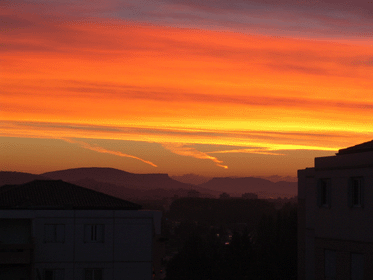
%> input picture KomputerowePO/zaj7/Victoire.tif, 373 x 280 px
$ octave zad1.m   (GNU Octave 9; MATLAB toolbox functions it lacks are replaced by stand-ins)
%> lines starting %> are read from the running program, lines starting %| are printed output that depends on the picture
[L1,map1]=imread('Victoire.tif');
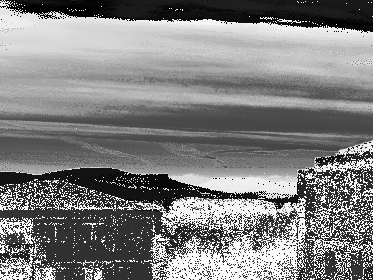
%> L1: size 280x373 uint8; min 0, max 255, mean 128.1
%> map1 = 256 rows, first 12: [0.537 0.278 0.282; 0.576 0.31 0.314; 0.553 0.302 0.31; 0.243 0.133 0.137; 0.576 0.333 0.341; 0.549 0.325 0.333; 0.557 0.357 0.365; 0.278 0.137 0.145; 0.149 0.0745 0.0784; 0.259 0.133 0.141; 0.518 0.322 0.333; 0.576 0.384 0.396]
L1=ind2rgb(L1,map1);
%> L1: size 280x373x3 double
figure;
imshow(L1);
L1r=L1(:,:,1);
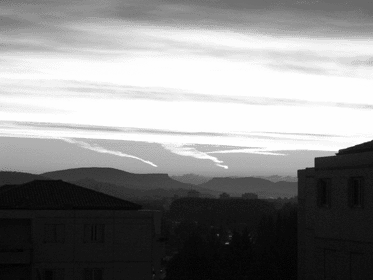
%> L1r: size 280x373 double; min 0.00784, max 0.996, mean 0.541
L1g=L1(:,:,2);
L1b=L1(:,:,3);
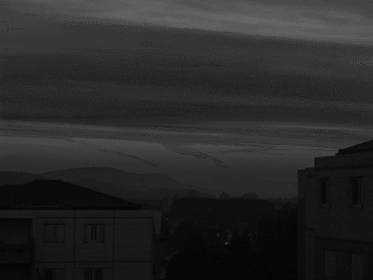
%> L1b: size 280x373 double; min 0.00784, max 0.396, mean 0.159
figure;
[x,y]=hist(L1r(:));
%> x = [33658 3478 2135 1627 3760 6561 7648 5032 6596 33945]; y = [0.0573 0.156 0.255 0.354 0.453 0.551 0.65 0.749 0.848 0.947]

bar(y,x,1/255);
xlabel('Nasycenie koloru czerwonego','FontSize',13,'FontName','ArialCE');
ylabel('Ilość pikseli[/]','FontSize',13,'FontName','Arial CE');
%> figure, not shown here; tallest bar 33945 high, from x = 0.946 to 0.947
L2r=histeq(L1r);
L2g=histeq(L1g);
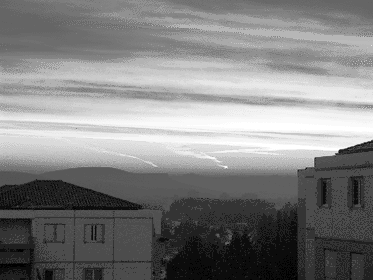
%> L2g: size 280x373 double; min 0, max 1, mean 0.508
L2b=histeq(L1b);
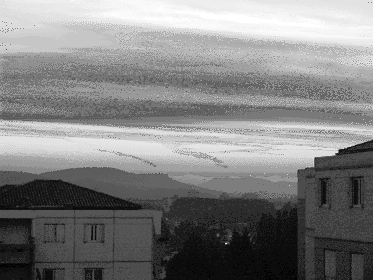
%> L2b: size 280x373 double; min 0, max 1, mean 0.508; mean of the top-left, top-right, bottom-left and bottom-right quarters 0.666, 0.714, 0.349, 0.304
figure;
imshow(cat(3,L2r,L2g,L2b));
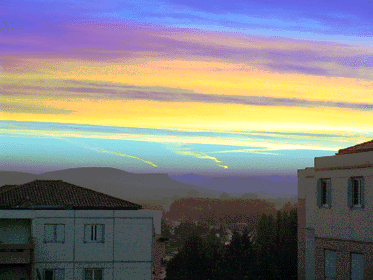
%> displayed picture: size 280x373x3, on the screen's scale of 0 to 255; mean R, G, B 131.8, 129.6, 129.6
figure;
[x,y]=imhist(L2r(:));
%> x = 256 values, max 16961 at index 256, min 0 at index 2, mean 408; y = 256 values from 0 to 1

bar(y,x,1/255);
xlabel('Nasycenie koloru czerwonego','FontSize',13,'FontName','ArialCE');
ylabel('Ilość pikseli[/]','FontSize',13,'FontName','Arial CE');
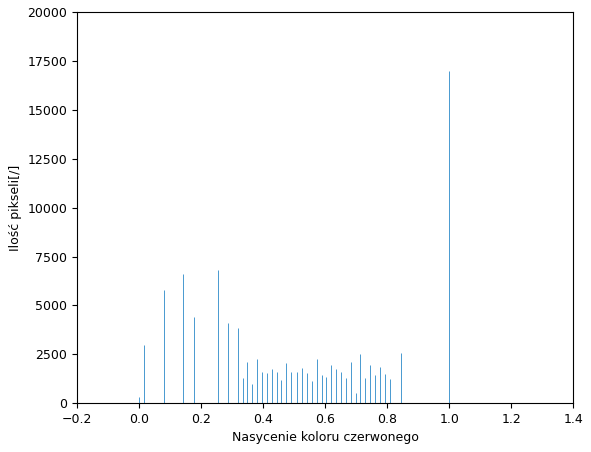
%> figure redrawn from the program's plot data; tallest bar 16961 high, from x = 1 to 1
